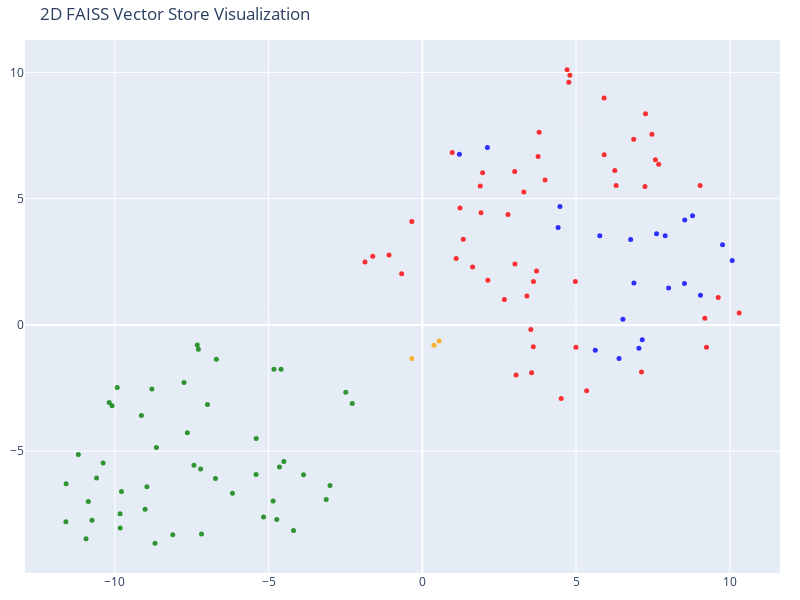

Notebook code cell kept with this figure:
### Markdown cell above
## Visualizing the Vector Store

Let's take a minute to look at the documents and their embedding vectors to see what's going on.

(As a sidenote, what we're really looking at here is the distribution of the Vectors generated by OpenAIEmbeddings, retrieved from FAISS. So there's no surprise that they look the same whether they are "from" FAISS or Chroma.)

### Code cell
# We humans find it easier to visalize things in 2D!
# Reduce the dimensionality of the vectors to 2D using t-SNE
# (t-distributed stochastic neighbor embedding)

tsne = TSNE(n_components=2, random_state=42)
reduced_vectors = tsne.fit_transform(vectors)

# Create the 2D scatter plot
fig = go.Figure(data=[go.Scatter(
    x=reduced_vectors[:, 0],
    y=reduced_vectors[:, 1],
    mode='markers',
    marker=dict(size=5, color=colors, opacity=0.8),
    text=[f"Type: {t}<br>Text: {d[:100]}..." for t, d in zip(doc_types, documents)],
    hoverinfo='text'
)])

fig.update_layout(
    title='2D FAISS Vector Store Visualization',
    scene=dict(xaxis_title='x',yaxis_title='y'),
    width=800,
    height=600,
    margin=dict(r=20, b=10, l=10, t=40)
)

fig.show()

### Figure 1 — Plotly figure (JSON) as saved in the notebook; plotly's stock layout.template omitted (floating-point values rounded to 4 significant figures)
{"data": [{"hoverinfo": "text", "marker": {"color": ["orange", "orange", "orange", "red", "red", "red", "red", "red", "red", "red", "red", "red", "red", "red", "red", "red", "red", "red", "red", "red", "red", "red", "red", "red", "red", "red", "red", "red", "red", "red", "red", "red", "red", "red", "red", "red", "red", "red", "red", "red", "red", "red", "red", "red", "red", "red", "red", "red", "red", "red", "red", "red", "red", "red", "red", "green", "green", "green", "green", "green", "green", "green", "green", "green", "green", "green", "green", "green", "green", "green", "green", "green", "green", "green", "green", "green", "green", "green", "green", "green", "green", "green", "green", "green", "green", "green", "green", "green", "green", "green", "green", "green", "green", "green", "green", "green", "green", "green", "green", "green", "green", "green", "blue", "blue", "blue", "blue", "blue", "blue", "blue", "blue", "blue", "blue", "blue", "blue", "blue", "blue", "blue", "blue", "blue", "blue", "blue", "blue", "blue"], "opacity": 0.8, "size": 5}, "mode": "markers", "text": ["Type: company<br>Text: # About Insurellm\n\nInsurellm was founded by Avery Lancaster in 2015 as an insurance tech startup des...", "Type: company<br>Text: # Careers at Insurellm\n\nInsurellm is hiring! We are looking for talented software engineers, data sc...", "Type: company<br>Text: # Overview of Insurellm\n\nInsurellm is an innovative insurance tech firm with 200 employees across th...", "Type: contracts<br>Text: # Contract with Apex Reinsurance for Rellm: AI-Powered Enterprise Reinsurance Solution\n\n## Terms\n\n1....", "Type: contracts<br>Text: ## Renewal\n\n1. **Automatic Renewal**: This Agreement will automatically renew for successive one-yea...", "Type: contracts<br>Text: 2. **Seamless Integrations**: The architecture of Rellm allows for easy integration with existing sy...", "Type: contracts<br>Text: 1. **Technical Support**: Provider shall offer dedicated technical support to the Client via phone, ...", "Type: contracts<br>Text: **Insurellm, Inc.**  \n_____________________________  \nAuthorized Signature   \nDate: ________________...", "Type: contracts<br>Text: # Contract with Belvedere Insurance for Markellm\n\n## Terms\nThis Contract (\"Agreement\") is made and e...", "Type: contracts<br>Text: ## Renewal\n1. **Renewal Terms**: This Agreement may be renewed for additional one-year terms upon mu...", "Type: contracts<br>Text: ## Features\n1. **AI-Powered Matching**: Belvedere Insurance will benefit from Markellm's AI-powered ...", "Type: contracts<br>Text: ## Support\n1. **Technical Support**: Technical support will be available from 9 AM to 7 PM EST, Mond...", "Type: contracts<br>Text: **Belvedere Insurance**  \nSignature: ______________________  \nName: [Authorized Signatory]  \nTitle: ...", "Type: contracts<br>Text: # Contract with BrightWay Solutions for Markellm\n\n**Contract Date:** October 5, 2023  \n**Contract ID...", "Type: contracts<br>Text: 3. **Service Level Agreement (SLA):**  \n   Insurellm commits to a 99.9% uptime for the platform with...", "Type: contracts<br>Text: 2. **Real-Time Quote Availability:**  \n   Consumers sourced via BrightWay Solutions will receive rea...", "Type: contracts<br>Text: 3. **Training and Onboarding:**  \n   Insurellm agrees to provide one free training session on how to...", "Type: contracts<br>Text: # Contract with EverGuard Insurance for Rellm: AI-Powered Enterprise Reinsurance Solution\n\n**Contrac...", "Type: contracts<br>Text: 4. **Usage Rights**: EverGuard Insurance is granted a non-exclusive, non-transferable license to acc...", "Type: contracts<br>Text: 1. **Core Functionality**: Rellm provides EverGuard Insurance with advanced AI-driven analytics, sea...", "Type: contracts<br>Text: 1. **Customer Support**: Insurellm will provide EverGuard Insurance with 24/7 customer support, incl...", "Type: contracts<br>Text: ---\n\n**Signatures**  \n**For Insurellm**: __________________________  \n**Name**: John Smith  \n**Title...", "Type: contracts<br>Text: # Contract with GreenField Holdings for Markellm\n\n**Effective Date:** November 15, 2023  \n**Contract...", "Type: contracts<br>Text: ## Renewal\n1. **Automatic Renewal**: This contract will automatically renew for sequential one-year ...", "Type: contracts<br>Text: ## Features\n1. **AI-Powered Matching**: Access to advanced algorithms that connect GreenField Holdin...", "Type: contracts<br>Text: ## Support\n1. **Customer Support Access**: The Client will have access to dedicated support through ...", "Type: contracts<br>Text: **Signatures:**  \n_________________________                           _________________________  \n**...", "Type: contracts<br>Text: # Contract with Greenstone Insurance for Homellm\n\n---\n\n## Terms\n\n1. **Parties**: This Contract (\"Agr...", "Type: contracts<br>Text: 4. **Payment Terms**: \n   - The Customer shall pay an amount of $10,000 per month for the Standard T...", "Type: contracts<br>Text: ---\n\n## Features\n\n- **AI-Powered Risk Assessment**: Customer will have access to enhanced risk evalu...", "Type: contracts<br>Text: - **Customer Portal**: A dedicated portal will be provided, allowing the Customer's clients to manag...", "Type: contracts<br>Text: ______________________________  \n[Name], [Title]  \nDate: ______________________\n\n**For Greenstone In...", "Type: contracts<br>Text: # Contract with GreenValley Insurance for Homellm\n\n**Contract Date:** October 6, 2023  \n**Contract N...", "Type: contracts<br>Text: 4. **Confidentiality:** Both parties agree to maintain the confidentiality of proprietary informatio...", "Type: contracts<br>Text: 1. **AI-Powered Risk Assessment:** Access to advanced AI algorithms for real-time risk evaluations.\n...", "Type: contracts<br>Text: 3. **Regular Updates:** Insurellm will offer ongoing updates and enhancements to the Homellm platfor...", "Type: contracts<br>Text: # Contract with Pinnacle Insurance Co. for Homellm\n\n## Terms\nThis contract (\"Contract\") is entered i...", "Type: contracts<br>Text: ## Renewal\n1. **Renewal Terms**: At the end of the initial term, this Contract shall automatically r...", "Type: contracts<br>Text: ## Features\n1. **AI-Powered Risk Assessment**: Utilized for tailored underwriting decisions specific...", "Type: contracts<br>Text: ## Support\n1. **Technical Support**: Insurellm shall provide 24/7 technical support via an email and...", "Type: contracts<br>Text: # Contract with Roadway Insurance Inc. for Carllm\n\n---\n\n## Terms\n\n1. **Agreement Effective Date**: T...", "Type: contracts<br>Text: ---\n\n## Renewal\n\n1. **Automatic Renewal**: This agreement will automatically renew for an additional...", "Type: contracts<br>Text: ---\n\n## Features\n\n1. **Access to Core Features**: Roadway Insurance Inc. will have access to all Pro...", "Type: contracts<br>Text: ---\n\n## Support\n\n1. **Technical Support**: Roadway Insurance Inc. will receive priority technical su...", "Type: contracts<br>Text: # Contract with Stellar Insurance Co. for Rellm\n\n## Terms\nThis contract is made between **Insurellm*...", "Type: contracts<br>Text: ### Termination\nEither party may terminate this agreement with a **30-day written notice**. In the e...", "Type: contracts<br>Text: ## Features\nStellar Insurance Co. will receive access to the following features of the Rellm product...", "Type: contracts<br>Text: ## Support\nInsurellm provides Stellar Insurance Co. with the following support services:\n\n- **24/7 T...", "Type: contracts<br>Text: # Contract with TechDrive Insurance for Carllm\n\n**Contract Date:** October 1, 2024  \n**Contract Dura...", "Type: contracts<br>Text: ## Renewal\n\n1. **Automatic Renewal**: This contract shall automatically renew for additional one-yea...", "Type: contracts<br>Text: ## Support\n\n1. **Customer Support**: Insurellm will provide 24/7 customer support to TechDrive Insur...", "Type: contracts<br>Text: **TechDrive Insurance Representative:**  \nName: Sarah Johnson  \nTitle: Operations Director  \nDate: _...", "Type: contracts<br>Text: # Contract with Velocity Auto Solutions for Carllm\n\n**Contract Date:** October 1, 2023  \n**Contract ...", "Type: contracts<br>Text: ## Renewal\n\n1. **Automatic Renewal**: This contract will automatically renew for successive 12-month...", "Type: contracts<br>Text: ## Support\n\n1. **Customer Support**: Velocity Auto Solutions will have access to Insurellm’s custome...", "Type: employees<br>Text: # HR Record\n\n# Alex Chen\n\n## Summary\n- **Date of Birth:** March 15, 1990  \n- **Job Title:** Backend ...", "Type: employees<br>Text: ## Annual Performance History\n- **2020:**  \n  - Completed onboarding successfully.  \n  - Met expecta...", "Type: employees<br>Text: ## Compensation History\n- **2020:** Base Salary: $80,000  \n- **2021:** Base Salary Increase to $90,0...", "Type: employees<br>Text: Alex Chen continues to be a vital asset at Insurellm, contributing significantly to innovative backe...", "Type: employees<br>Text: # HR Record\n\n# Alex Harper\n\n## Summary\n- **Date of Birth**: March 15, 1993  \n- **Job Title**: Sales ...", "Type: employees<br>Text: ## Annual Performance History  \n- **2021**:  \n  - **Performance Rating**: 4.5/5  \n  - **Key Achievem...", "Type: employees<br>Text: - **2022**:  \n  - **Base Salary**: $65,000 (Promotion to Senior SDR)  \n  - **Bonus**: $13,000 (20% o...", "Type: employees<br>Text: # HR Record\n\n# Alex Thomson\n\n## Summary\n- **Date of Birth:** March 15, 1995  \n- **Job Title:** Sales...", "Type: employees<br>Text: ## Annual Performance History  \n- **2022** - Rated as \"Exceeds Expectations.\" Alex Thomson achieved ...", "Type: employees<br>Text: ## Other HR Notes\n- Alex Thomson is an active member of the Diversity and Inclusion committee at Ins...", "Type: employees<br>Text: # Avery Lancaster\n\n## Summary\n- **Date of Birth**: March 15, 1985  \n- **Job Title**: Co-Founder & Ch...", "Type: employees<br>Text: - **2010 - 2013**: Business Analyst at Edge Analytics  \n  Prior to joining Innovate, Avery worked as...", "Type: employees<br>Text: - **2018**: **Exceeds Expectations**  \n  Under Avery’s pivoted vision, Insurellm launched two new su...", "Type: employees<br>Text: - **2022**: **Satisfactory**  \n  Avery focused on rebuilding team dynamics and addressing employee c...", "Type: employees<br>Text: ## Compensation History\n- **2015**: $150,000 base salary + Significant equity stake  \n- **2016**: $1...", "Type: employees<br>Text: ## Other HR Notes\n- **Professional Development**: Avery has actively participated in leadership trai...", "Type: employees<br>Text: # HR Record\n\n# Emily Carter\n\n## Summary\n- **Date of Birth:** August 12, 1990  \n- **Job Title:** Acco...", "Type: employees<br>Text: - **2017-2019:** Marketing Intern  \n  - Assisted with market research and campaign development for s...", "Type: employees<br>Text: ## Compensation History\n| Year | Base Salary | Bonus         | Total Compensation |\n|------|--------...", "Type: employees<br>Text: Emily Carter exemplifies the kind of talent that drives Insurellm's success and is an invaluable ass...", "Type: employees<br>Text: # HR Record\n\n# Emily Tran\n\n## Summary\n- **Date of Birth:** March 18, 1991  \n- **Job Title:** Digital...", "Type: employees<br>Text: - **January 2017 - May 2018**: Marketing Intern  \n  - Supported the Marketing team by collaborating ...", "Type: employees<br>Text: - **2021**:  \n  - Performance Rating: Meets Expectations  \n  - Key Achievements: Contributed to the ...", "Type: employees<br>Text: - **Professional Development Goals**:  \n  - Emily Tran aims to become a Marketing Manager within the...", "Type: employees<br>Text: # HR Record\n\n# Jordan Blake\n\n## Summary\n- **Date of Birth:** March 15, 1993  \n- **Job Title:** Sales...", "Type: employees<br>Text: ## Annual Performance History\n- **2021:** First year at Insurellm; achieved 90% of monthly targets. ...", "Type: employees<br>Text: ## Other HR Notes\n- Jordan has shown an interest in continuing education, actively participating in ...", "Type: employees<br>Text: # HR Record\n\n# Jordan K. Bishop\n\n## Summary\n- **Date of Birth:** March 15, 1990\n- **Job Title:** Fro...", "Type: employees<br>Text: ## Annual Performance History\n- **2019:** Exceeds Expectations - Continuously delivered high-quality...", "Type: employees<br>Text: ## Compensation History\n- **June 2018:** Starting Salary - $85,000\n- **June 2019:** Salary Increase ...", "Type: employees<br>Text: ## Other HR Notes\n- Jordan K. Bishop has been an integral part of club initiatives, including the In...", "Type: employees<br>Text: # HR Record\n\n# Maxine Thompson\n\n## Summary\n- **Date of Birth:** January 15, 1991  \n- **Job Title:** ...", "Type: employees<br>Text: ## Insurellm Career Progression\n- **January 2017 - October 2018**: **Junior Data Engineer**  \n  * Ma...", "Type: employees<br>Text: ## Annual Performance History\n- **2017**: *Meets Expectations*  \n  Maxine showed potential in her ro...", "Type: employees<br>Text: - **2021**: *Exceeds Expectations*  \n  Maxine spearheaded the transition to a new data warehousing s...", "Type: employees<br>Text: ## Compensation History\n- **2017**: $70,000 (Junior Data Engineer)  \n- **2018**: $75,000 (Junior Dat...", "Type: employees<br>Text: # HR Record\n\n# Oliver Spencer\n\n## Summary\n- **Date of Birth**: May 14, 1990  \n- **Job Title**: Backe...", "Type: employees<br>Text: ## Annual Performance History\n- **2018**: **3/5** - Adaptable team player but still learning to take...", "Type: employees<br>Text: ## Compensation History\n- **March 2018**: Initial salary of $80,000.\n- **July 2019**: Salary increas...", "Type: employees<br>Text: # Samantha Greene\n\n## Summary\n- **Date of Birth:** October 14, 1990\n- **Job Title:** HR Generalist\n-...", "Type: employees<br>Text: ## Annual Performance History\n- **2020:** Exceeds Expectations  \n  Samantha Greene demonstrated exce...", "Type: employees<br>Text: ## Compensation History\n- **2020:** Base Salary - $55,000  \n  The entry-level salary matched industr...", "Type: employees<br>Text: - **2023:** Base Salary - $70,000  \n  Recognized for substantial improvement in employee relations m...", "Type: employees<br>Text: # HR Record\n\n# Samuel Trenton\n\n## Summary\n- **Date of Birth:** April 12, 1989  \n- **Job Title:** Sen...", "Type: employees<br>Text: ## Annual Performance History\n- **2023:** Rating: 4.5/5  \n  *Samuel exceeded expectations, successfu...", "Type: employees<br>Text: ## Compensation History\n- **2023:** Base Salary: $115,000 + Bonus: $15,000  \n  *Annual bonus based o...", "Type: employees<br>Text: - **Engagement in Company Culture:** Regularly participates in team-building events and contributes ...", "Type: products<br>Text: # Product Summary\n\n# Carllm\n\n## Summary\n\nCarllm is an innovative auto insurance product developed by...", "Type: products<br>Text: - **Instant Quoting**: With Carllm, insurance companies can offer near-instant quotes to customers, ...", "Type: products<br>Text: - **Mobile Integration**: Carllm is designed to work seamlessly with mobile applications, providing ...", "Type: products<br>Text: - **Professional Tier**: $2,500/month\n  - For medium-sized companies.\n  - All Basic Tier features pl...", "Type: products<br>Text: ### Q2 2025: Customer Experience Improvements\n- Launch of a new **mobile app** for end-users.\n- Intr...", "Type: products<br>Text: # Product Summary\n\n# Homellm\n\n## Summary\nHomellm is an innovative home insurance product developed b...", "Type: products<br>Text: ### 2. Dynamic Pricing Model\nWith Homellm's innovative dynamic pricing model, insurance providers ca...", "Type: products<br>Text: ### 5. Multi-Channel Integration\nHomellm seamlessly integrates into existing insurance platforms, pr...", "Type: products<br>Text: - **Basic Tier:** Starting at $5,000/month for small insurers with basic integration features.\n- **S...", "Type: products<br>Text: All tiers include a comprehensive training program and ongoing updates to ensure optimal performance...", "Type: products<br>Text: With Homellm, Insurellm is committed to transforming the landscape of home insurance, ensuring both ...", "Type: products<br>Text: # Product Summary\n\n# Markellm\n\n## Summary\n\nMarkellm is an innovative two-sided marketplace designed ...", "Type: products<br>Text: - **User-Friendly Interface**: Designed with user experience in mind, Markellm features an intuitive...", "Type: products<br>Text: - **Customer Support**: Our dedicated support team is always available to assist both consumers and ...", "Type: products<br>Text: ### For Insurance Companies:\n- **Basic Listing Fee**: $199/month for a featured listing on the platf...", "Type: products<br>Text: ### Q3 2025\n- Initiate a comprehensive marketing campaign targeting both consumers and insurers to i...", "Type: products<br>Text: # Product Summary\n\n# Rellm: AI-Powered Enterprise Reinsurance Solution\n\n## Summary\n\nRellm is an inno...", "Type: products<br>Text: ### Seamless Integrations\nRellm's architecture is designed for effortless integration with existing ...", "Type: products<br>Text: ### Regulatory Compliance Tools\nRellm includes built-in compliance tracking features to help organiz...", "Type: products<br>Text: Join the growing number of organizations leveraging Rellm to enhance their reinsurance processes whi...", "Type: products<br>Text: Experience the future of reinsurance with Rellm, where innovation meets reliability. Let Insurellm h..."], "type": "scatter", "x": [0.3795, -0.3428, 0.5447, 3.992, 3.765, 0.9707, 1.331, -1.084, 3.609, 4.707, 7.127, 1.1, -0.6733, 3.553, 4.516, 5.343, 3.05, 3.299, 3.003, 1.96, 1.222, -0.3431, 3.528, 4.764, 9.241, 4.995, -1.614, 3.4, 4.976, 9.623, 2.13, -1.867, 3.613, 3.714, 9.188, 3.011, 2.667, 4.799, 10.3, 1.635, 7.259, 5.912, 9.036, 7.24, 2.785, 3.799, 1.883, 1.908, 6.874, 7.581, 6.26, 5.914, 7.466, 7.686, 6.303, -4.647, -10.19, -9.833, -2.492, -5.165, -10.6, -11.59, -4.735, -11.19, -4.191, -4.596, -6.7, -7.285, -7.322, -11.59, -4.827, -6.177, -8.65, -9.018, -2.28, -6.728, -7.428, -8.959, -7.213, -4.855, -9.786, -3.128, -3.865, -9.925, -10.94, -3.003, -5.404, -6.989, -8.797, -7.753, -10.74, -4.506, -10.09, -9.826, -7.183, -9.137, -8.695, -8.118, -5.409, -10.38, -10.86, -7.644, 7.616, 7.898, 8.534, 8.787, 6.776, 8.01, 9.046, 8.525, 9.764, 10.08, 6.881, 7.153, 7.044, 6.398, 5.624, 6.523, 4.476, 1.204, 2.115, 5.772, 4.416], "y": [-0.8047, -1.331, -0.6318, 5.74, 6.668, 6.831, 3.39, 2.766, -0.8617, 10.1, -1.867, 2.626, 2.023, -1.89, -2.909, -2.606, -1.981, 5.269, 6.072, 6.027, 4.63, 4.1, -0.1762, 9.61, -0.8866, -0.8795, 2.721, 1.144, 1.717, 1.09, 1.773, 2.49, 1.716, 2.14, 0.2676, 2.409, 1.006, 9.892, 0.4757, 2.296, 8.362, 8.982, 5.526, 5.485, 4.377, 7.634, 5.506, 4.444, 7.356, 6.545, 6.121, 6.742, 7.554, 6.361, 5.522, -5.625, -3.069, -7.472, -2.667, -7.609, -6.064, -6.29, -7.708, -5.127, -8.142, -1.759, -1.36, -0.9588, -0.794, -7.798, -1.751, -6.665, -4.852, -7.299, -3.108, -6.082, -5.552, -6.403, -5.703, -6.974, -6.6, -6.914, -5.929, -2.48, -8.464, -6.357, -4.5, -3.149, -2.535, -2.282, -7.738, -5.409, -3.198, -8.037, -8.276, -3.587, -8.644, -8.31, -5.919, -5.468, -6.991, -4.266, 3.616, 3.527, 4.159, 4.32, 3.382, 1.465, 1.179, 1.645, 3.174, 2.553, 1.663, -0.5888, -0.9225, -1.33, -1.002, 0.223, 4.687, 6.761, 7.028, 3.535, 3.855]}], "layout": {"height": 600, "margin": {"b": 10, "l": 10, "r": 20, "t": 40}, "scene": {"xaxis": {"title": {"text": "x"}}, "yaxis": {"title": {"text": "y"}}}, "title": {"text": "2D FAISS Vector Store Visualization"}, "width": 800}}
